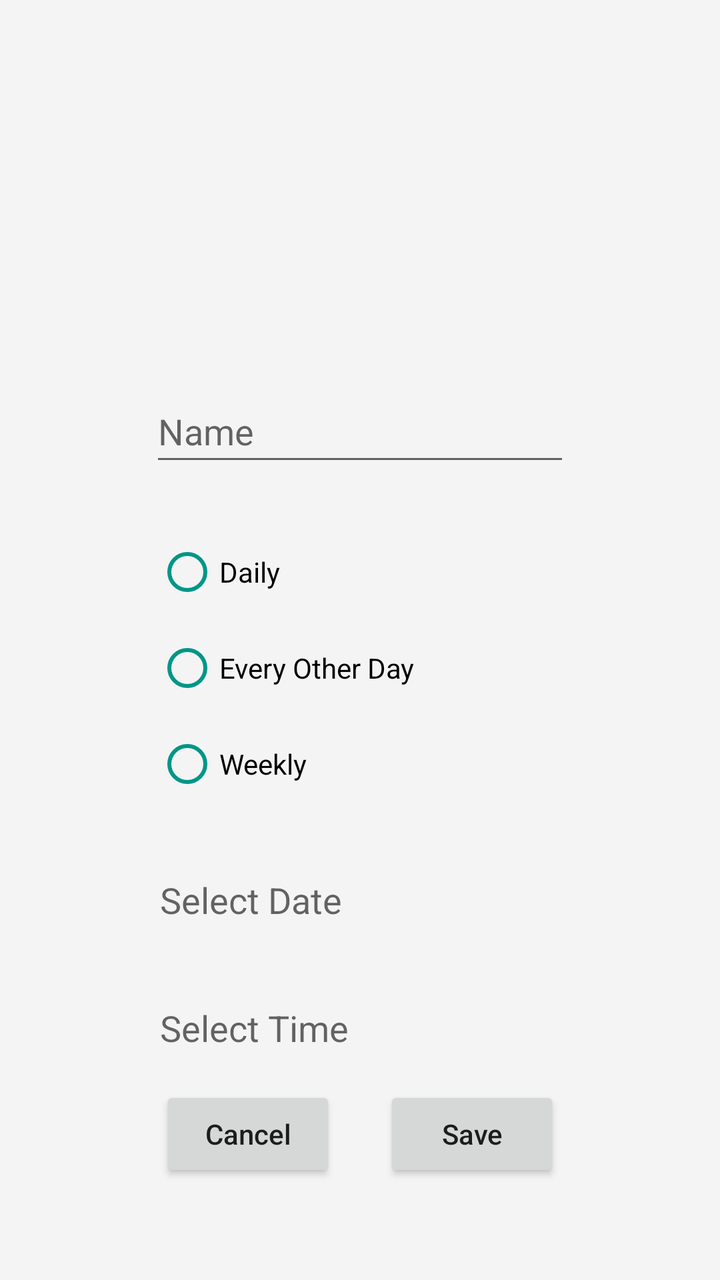
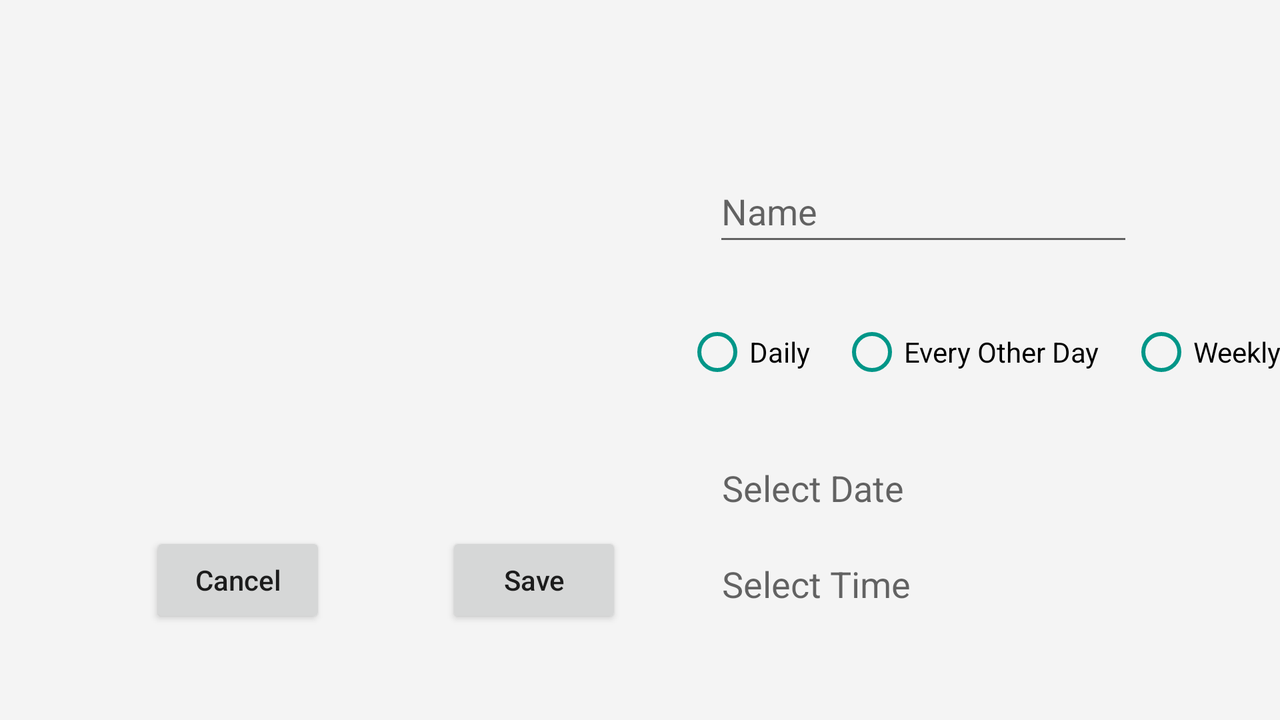

Compare how this app lays out the same screen by default and in its alternative resource folder. The renders come first, then the two layout files and the values they reference.
<!-- AndroidManifest.xml: application theme Theme.WATERMYPLANTS -->
<!-- res/layout/fragment_add.xml -->
<?xml version="1.0" encoding="utf-8"?>
<FrameLayout xmlns:android="http://schemas.android.com/apk/res/android"
    xmlns:app="http://schemas.android.com/apk/res-auto"
    xmlns:tools="http://schemas.android.com/tools"
    android:layout_width="match_parent"
    android:layout_height="match_parent"
    tools:context=".AddFragment"
    style="@style/SCREEN">


    <androidx.constraintlayout.widget.ConstraintLayout
        android:layout_width="match_parent"
        android:layout_height="match_parent"
        android:orientation="horizontal">

        <ImageView
            android:id="@+id/imageImageView"
            android:layout_width="300dp"
            android:layout_height="142dp"
            android:layout_marginTop="24dp"
            android:src="@drawable/ic_camera"
            app:layout_constraintEnd_toEndOf="parent"
            app:layout_constraintStart_toStartOf="parent"
            app:layout_constraintTop_toTopOf="parent"
            tools:ignore="SpeakableTextPresentCheck"/>

        <EditText
            android:id="@+id/editTextTextName"
            android:layout_width="wrap_content"
            android:layout_height="wrap_content"
            android:layout_below="@+id/imageImageView"
            android:layout_marginTop="24dp"
            android:ems="10"
            android:inputType="textPersonName"
            android:minHeight="48dp"
            android:hint="Name"
            app:layout_constraintEnd_toEndOf="@+id/imageImageView"
            app:layout_constraintStart_toStartOf="@+id/imageImageView"
            app:layout_constraintTop_toBottomOf="@+id/imageImageView"/>

        <RadioGroup
            android:id="@+id/frequency"
            android:layout_width="wrap_content"
            android:layout_height="wrap_content"
            android:layout_marginTop="24dp"
            android:layout_marginEnd="75dp"
            app:layout_constraintEnd_toEndOf="parent"
            app:layout_constraintStart_toStartOf="parent"
            app:layout_constraintTop_toBottomOf="@+id/editTextTextName">

            <RadioButton
                android:id="@+id/radioButton"
                android:layout_width="match_parent"
                android:layout_height="wrap_content"
                android:buttonTint="#009688"
                android:text="Daily" />

            <RadioButton
                android:id="@+id/radioButton2"
                android:layout_width="match_parent"
                android:layout_height="wrap_content"
                android:buttonTint="#009688"
                android:text="Every Other Day" />

            <RadioButton
                android:id="@+id/radioButton3"
                android:layout_width="match_parent"
                android:layout_height="wrap_content"
                android:buttonTint="#009688"
                android:text="Weekly" />

        </RadioGroup>

        <TextView
            android:id="@+id/dateText"
            android:layout_width="200dp"
            android:layout_height="40dp"
            android:layout_marginTop="24dp"
            android:gravity="center_vertical"
            android:hint="Select Date"
            android:textSize="18sp"
            app:layout_constraintEnd_toEndOf="parent"
            app:layout_constraintStart_toStartOf="parent"
            app:layout_constraintTop_toBottomOf="@+id/frequency" />

        <TextView
            android:id="@+id/timeText"
            android:layout_width="200dp"
            android:layout_height="40dp"
            android:layout_marginTop="24dp"
            android:gravity="center_vertical"
            android:hint="Select Time"
            android:textSize="18sp"
            app:layout_constraintEnd_toEndOf="parent"
            app:layout_constraintStart_toStartOf="parent"
            app:layout_constraintTop_toBottomOf="@+id/dateText" />

        <Button
            android:id="@+id/btnCancel"
            android:layout_width="wrap_content"
            android:layout_height="wrap_content"
            android:layout_marginEnd="32dp"
            android:text="Cancel"
            app:layout_constraintBottom_toBottomOf="parent"
            app:layout_constraintEnd_toEndOf="@+id/timeText"
            app:layout_constraintStart_toStartOf="parent"
            app:layout_constraintTop_toTopOf="@+id/timeText"
            android:textAllCaps="false"/>

        <Button
            android:id="@+id/btnSave"
            android:layout_width="wrap_content"
            android:layout_height="wrap_content"
            android:layout_marginStart="32dp"
            android:text="Save"
            app:layout_constraintBottom_toBottomOf="parent"
            app:layout_constraintEnd_toEndOf="parent"
            app:layout_constraintStart_toStartOf="@+id/timeText"
            app:layout_constraintTop_toTopOf="@+id/timeText"
            android:textAllCaps="false"/>

    </androidx.constraintlayout.widget.ConstraintLayout>


</FrameLayout>
<!-- resources referenced by this layout -->
<resources>
  <style name="SCREEN">
          <item name="android:background">@color/off_white</item>
      </style>
  <style name="Theme.WATERMYPLANTS" parent="Theme.MaterialComponents.DayNight.NoActionBar">
          
          <item name="colorPrimary">#398378</item>
          <item name="colorSecondary">@color/white</item>
          <item name="colorOnSecondary">#F4F4F4</item>
          <item name="colorTertiary">@color/black</item>
          <item name="colorSecondaryVariant">#0F0F0F</item>
          
          <item name="android:statusBarColor">#F1F1F1</item>
          
      </style>
  <color name="off_white">#F4F4F4</color>
  <color name="white">#FFFFFFFF</color>
  <color name="black">#000000</color>
</resources>
<!-- res/layout-land/fragment_add.xml (the author's variant of the layout above) -->
<!-- drawn on the phone turned sideways -->
<?xml version="1.0" encoding="utf-8"?>
<FrameLayout xmlns:android="http://schemas.android.com/apk/res/android"
    xmlns:app="http://schemas.android.com/apk/res-auto"
    xmlns:tools="http://schemas.android.com/tools"
    android:layout_width="match_parent"
    android:layout_height="match_parent"
    tools:context=".AddFragment"
    style="@style/SCREEN">


    <ScrollView
        android:layout_width="match_parent"
        android:layout_height="match_parent">

        <androidx.constraintlayout.widget.ConstraintLayout
            android:layout_width="match_parent"
            android:layout_height="wrap_content"
            android:orientation="horizontal">

            <ImageView
                android:id="@+id/imageImageView"
                android:layout_width="300dp"
                android:layout_height="142dp"
                android:layout_marginStart="32dp"
                android:layout_marginTop="80dp"
                android:src="@drawable/ic_camera"
                app:layout_constraintEnd_toEndOf="parent"
                app:layout_constraintHorizontal_bias="0.037"
                app:layout_constraintStart_toStartOf="parent"
                app:layout_constraintTop_toTopOf="parent"
                tools:ignore="SpeakableTextPresentCheck"/>

            <EditText
                android:id="@+id/editTextTextName"
                android:layout_width="wrap_content"
                android:layout_height="wrap_content"
                android:layout_below="@+id/imageImageView"
                android:layout_marginTop="80dp"
                android:layout_marginEnd="50dp"
                android:ems="10"
                android:hint="Name"
                android:inputType="textPersonName"
                android:minHeight="48dp"
                app:layout_constraintEnd_toEndOf="parent"
                app:layout_constraintHorizontal_bias="0.362"
                app:layout_constraintStart_toEndOf="@+id/imageImageView"
                app:layout_constraintTop_toTopOf="parent" />

            <RadioGroup
                android:id="@+id/frequency"
                android:layout_width="wrap_content"
                android:layout_height="wrap_content"
                android:layout_marginTop="24dp"
                android:orientation="horizontal"
                app:layout_constraintEnd_toEndOf="parent"
                app:layout_constraintStart_toEndOf="@+id/imageImageView"
                app:layout_constraintTop_toBottomOf="@+id/editTextTextName">

                <RadioButton
                    android:id="@+id/radioButton"
                    android:layout_width="match_parent"
                    android:layout_height="wrap_content"
                    android:buttonTint="#009688"
                    android:text="Daily"/>

                <RadioButton
                    android:id="@+id/radioButton2"
                    android:layout_width="match_parent"
                    android:layout_height="wrap_content"
                    android:layout_marginLeft="15dp"
                    android:buttonTint="#009688"
                    android:text="Every Other Day"/>

                <RadioButton
                    android:id="@+id/radioButton3"
                    android:layout_width="match_parent"
                    android:layout_height="wrap_content"
                    android:layout_marginLeft="15dp"
                    android:buttonTint="#009688"
                    android:text="Weekly"/>

            </RadioGroup>

            <TextView
                android:id="@+id/dateText"
                android:layout_width="200dp"
                android:layout_height="40dp"
                android:layout_marginTop="24dp"
                android:layout_marginEnd="40dp"
                android:gravity="center_vertical"
                android:hint="Select Date"
                android:textSize="18sp"
                app:layout_constraintEnd_toEndOf="parent"
                app:layout_constraintHorizontal_bias="0.312"
                app:layout_constraintStart_toEndOf="@+id/imageImageView"
                app:layout_constraintTop_toBottomOf="@+id/frequency" />

            <TextView
                android:id="@+id/timeText"
                android:layout_width="200dp"
                android:layout_height="40dp"
                android:layout_marginTop="8dp"
                android:layout_marginEnd="40dp"
                android:gravity="center_vertical"
                android:hint="Select Time"
                android:textSize="18sp"
                app:layout_constraintEnd_toEndOf="parent"
                app:layout_constraintHorizontal_bias="0.312"
                app:layout_constraintStart_toEndOf="@+id/imageImageView"
                app:layout_constraintTop_toBottomOf="@+id/dateText" />

            <Button
                android:id="@+id/btnCancel"
                android:layout_width="wrap_content"
                android:layout_height="wrap_content"
                android:layout_marginStart="75dp"
                android:layout_marginTop="44dp"
                android:layout_marginBottom="16dp"
                android:text="Cancel"
                app:layout_constraintBottom_toBottomOf="parent"
                app:layout_constraintStart_toStartOf="parent"
                app:layout_constraintTop_toBottomOf="@+id/imageImageView"
                app:layout_constraintVertical_bias="0.0"
                android:textAllCaps="false"/>

            <Button
                android:id="@+id/btnSave"
                android:layout_width="wrap_content"
                android:layout_height="wrap_content"
                android:layout_marginStart="60dp"
                android:layout_marginTop="44dp"
                android:layout_marginBottom="16dp"
                android:text="Save"
                app:layout_constraintBottom_toBottomOf="parent"
                app:layout_constraintStart_toEndOf="@+id/btnCancel"
                app:layout_constraintTop_toBottomOf="@+id/imageImageView"
                app:layout_constraintVertical_bias="0.0"
                android:textAllCaps="false"/>

        </androidx.constraintlayout.widget.ConstraintLayout>

    </ScrollView>

</FrameLayout>
